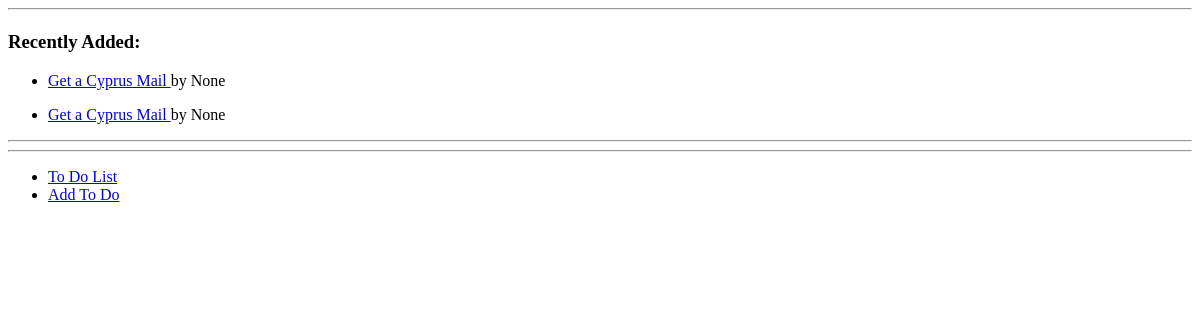
The page /todo/ on the database as committed earlier.
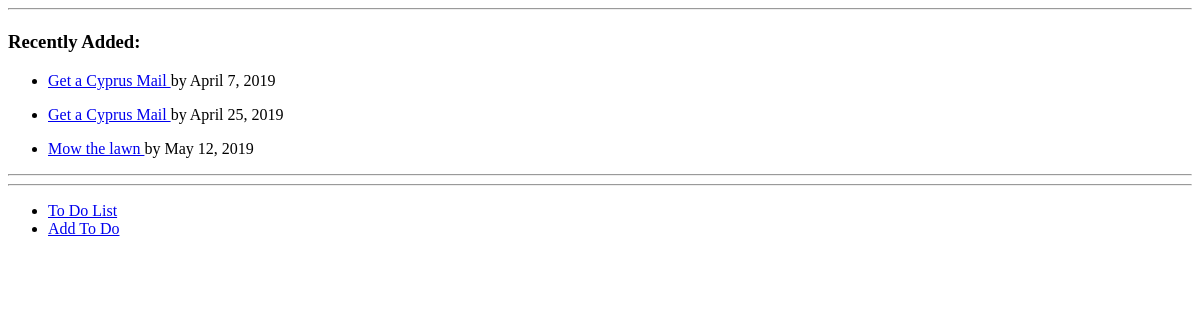
The same page on the database as committed later.
### todo/models.py (models this page shows, shortened)
class Todo(models.Model):
	title = models.CharField(max_length=25)
	description = models.CharField(max_length=100)
	creation_date = models.DateField(auto_now_add=True)
	target_completion_date = models.DateField(blank=True, null=True)
	start_date = models.DateField(blank=True, null=True)
	completed = models.BooleanField(default = False)
	completed_date = models.DateField(blank=True, null=True)
	slug = AutoSlugField(populate_from='title', unique = True)

### todo/views.py (the view)
# urls.py: path('', views.index, name='index'),
def index(request):
	latest_todo_list = Todo.objects.order_by('creation_date')[:20]
	context_dict = {'todos': latest_todo_list}
	response = render(request, 'todo/index.html', context_dict)
	return response

### templates/todo/index.html (shortened to what this page needs)
{% extends 'todo/base.html' %}
{% load staticfiles %}
{% block body_block %}
<h1
	<div>
		<h3>Recently Added:</h3>
	</div>
	<div>
	{% if todos %}
	<ul>
		{% for title in todos %}
			<li>
				<p>
					<a href="/todo/show_todo/{{title.slug }}"> {{title.title }} </a>
					by
				{{ title.target_completion_date }}
							</p>
			</li>
		{% endfor %}
	</ul>
	{% else %}
		<strong>There are no todos present.</strong>
	{% endif %}
	</div>
	{% endblock %}

### templates/todo/base.html (shortened to what this page needs)
<!DOCTYPE html>
{% load staticfiles %}
<html>
    <head>
    </head>
    <body>
		<hr />
        <div>
            {% block body_block %}
            {% endblock %}
                <hr />
                <hr />
		<ul>
            <li><a href="{% url 'index' %}">To Do List</a></li>
            <li><a href="{% url 'add_todo' %}">Add To Do</a></li>
        </ul>
        </body>
</html>

Rows that differ between the two databases and show on the page:
removed Todo: title "Get a Cyprus Mail", target_completion_date "None"
removed Todo: title "Get a Cyprus Mail", target_completion_date "None"
added Todo: title "Get a Cyprus Mail", target_completion_date "April 7, 2019"
added Todo: title "Get a Cyprus Mail", target_completion_date "April 25, 2019"
added Todo: title "Mow the lawn", target_completion_date "May 12, 2019"
